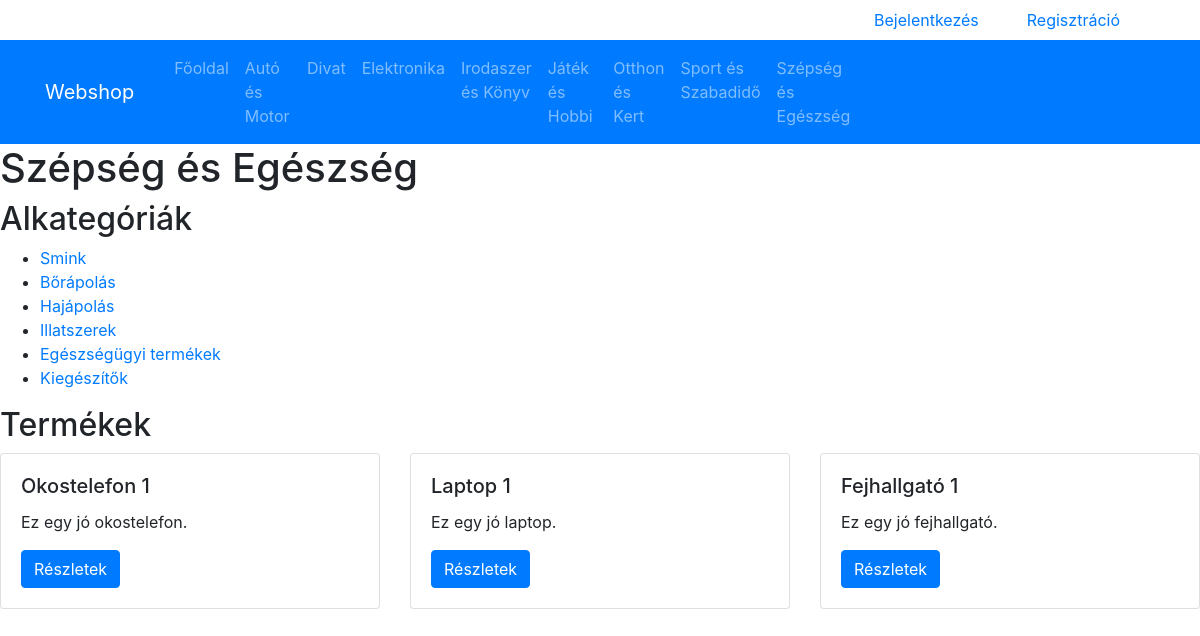
Page /category.php?category_id=1 on the committed database.
### tables this page shows
CREATE TABLE categories (
  id INT AUTO_INCREMENT PRIMARY KEY,
  name VARCHAR(255) NOT NULL UNIQUE
);

CREATE TABLE subcategories (
  id INT AUTO_INCREMENT PRIMARY KEY,
  category_id INT,
  name VARCHAR(255) NOT NULL UNIQUE,
  FOREIGN KEY (category_id) REFERENCES categories(id)
);

CREATE TABLE products (
  id INT AUTO_INCREMENT PRIMARY KEY,
  name VARCHAR(255) NOT NULL,
  description TEXT,
  net_price DECIMAL(10,2) NOT NULL,
  gross_price DECIMAL(10,2) NOT NULL,
  stock INT NOT NULL,
  category_id INT,
  sale_price DECIMAL(10,2),
  sales_count INT DEFAULT 0,
  last_sale_date DATETIME,
  FOREIGN KEY (category_id) REFERENCES categories(id)
);

### public/category.php (the view, shortened to what this page needs)
<?php
require_once 'config.php';
$category_id = isset($_GET['category_id']) ? intval($_GET['category_id']) : 0;
$sql = "SELECT id, name FROM categories WHERE id = :category_id";
$stmt = $pdo->prepare($sql);
$stmt->bindParam(':category_id', $category_id, PDO::PARAM_INT);
$stmt->execute();
$category = $stmt->fetch();
$sql = "SELECT * FROM products WHERE category_id = :category_id";
$stmt = $pdo->prepare($sql);
$stmt->bindParam(':category_id', $category_id, PDO::PARAM_INT);
$stmt->execute();
$products = $stmt->fetchAll();
?>
<!DOCTYPE html>
<html lang="en">
<head>
  <?php include 'header.php'; ?>
</head>
<body>
  <h1><?php echo $category['name']; ?></h1>
  <?php if (count($subcategories) > 0): ?>
    <h2>Alkategóriák</h2>
    <ul>
      <?php foreach ($subcategories as $subcategory): ?>
        <li><a href="/category.php?subcategory_id=<?php echo $subcategory['id']; ?>"><?php echo $subcategory['name']; ?></a></li>
      <?php endforeach; ?>
    </ul>
  <?php endif; ?>
  <?php if (count($products) > 0): ?>
    <h2>Termékek</h2>
    <div class="row">
      <?php foreach ($products as $product): ?>
        <div class="col-md-4">
          <div class="card">
            <div class="card-body">
              <h5 class="card-title"><?php echo $product['name']; ?></h5>
              <p class="card-text"><?php echo $product['description']; ?></p>
              <a href="/product.php?product_id=<?php echo $product['id']; ?>" class="btn btn-primary">Részletek</a>
            </div>
          </div>
        </div>
      <?php endforeach; ?>
    </div>
  <?php endif; ?>
</body>
</html>

### public/header.php (shortened to what this page needs)
<?php
require_once 'config.php';
function getCategories($pdo) {
    $query = $pdo->query("SELECT * FROM categories");
    return $query->fetchAll(PDO::FETCH_ASSOC);
}
function getSubcategories($categoryId, $pdo) {
    $query = $pdo->prepare("SELECT * FROM subcategories WHERE category_id = :categoryId");
    $query->execute([':categoryId' => $categoryId]);
    return $query->fetchAll(PDO::FETCH_ASSOC);
}
$categories = getCategories($pdo);
?>
<!DOCTYPE html>
<html lang="hu">
<head>
    <link rel="stylesheet" href="https://maxcdn.bootstrapcdn.com/bootstrap/4.5.2/css/bootstrap.min.css">
    <link rel="stylesheet" href="css/style.css">
</head>
<body>
    <header>
    <div class="d-flex justify-content-end align-items-center">
        <?php if (!isset($_SESSION['user_id'])): ?>
            <a class="nav-link login-link" href="login.php">Bejelentkezés</a>
            <a class="nav-link register-link" href="register.php">Regisztráció</a>
        <?php endif; ?>
        <a class="nav-link cart-link" href="cart.php">
        </a>
    </div>
        <nav class="navbar navbar-expand-lg navbar-dark bg-primary">
            <div class="container">
                <a class="navbar-brand" href="#">Webshop</a>
                <div class="collapse navbar-collapse" id="navbarSupportedContent">
                    <ul class="navbar-nav mr-auto">
                        <li class="nav-item">
                            <a class="nav-link" href="#">Főoldal</a>
                        </li>
                        <?php foreach ($categories as $category): ?>
                            <li class="nav-item category-menu-item">
                                <a class="nav-link" href="#"><?= $category['name'] ?></a>
                                    <?php $subcategories = getSubcategories($category['id'], $pdo); ?>
                            </li>
                        <?php endforeach; ?>
                    </ul>
                    <div class="d-flex justify-content-end">
                    <?php if (!isset($_SESSION['user_id'])): ?>
                        <a class="nav-link" href="login.php">Bejelentkezés</a>
                        <a class="nav-link" href="register.php">Regisztráció</a>
                    <?php else: ?>
                        <a class="nav-link" href="profile.php"><?= $_SESSION['first_name'] ?></a>
                    <?php endif; ?>
                    <a class="nav-link" href="cart.php">
                    </a>
                </div>
            </div>
        </nav>
    </header>
</body>
</html>

### public/css/style.css (style rules this page uses)
.navbar-brand { margin-right: 2rem; }
.category-menu-item { position: relative; }
.login-link, .register-link, .profile-link, .cart-link { margin-right: 1rem; color: #007bff; text-decoration: none; }

### rows in the picture
categories: name "Autó és Motor"
categories: name "Divat"
categories: name "Elektronika"
categories: name "Irodaszer és Könyv"
categories: name "Játék és Hobbi"
categories: name "Otthon és Kert"
categories: name "Sport és Szabadidő"
categories: name "Szépség és Egészség"
subcategories: name "Smink"
subcategories: name "Bőrápolás"
subcategories: name "Hajápolás"
subcategories: name "Illatszerek"
subcategories: name "Egészségügyi termékek"
subcategories: name "Kiegészítők"
products: name "Okostelefon 1", description "Ez egy jó okostelefon."
products: name "Laptop 1", description "Ez egy jó laptop."
products: name "Fejhallgató 1", description "Ez egy jó fejhallgató."
